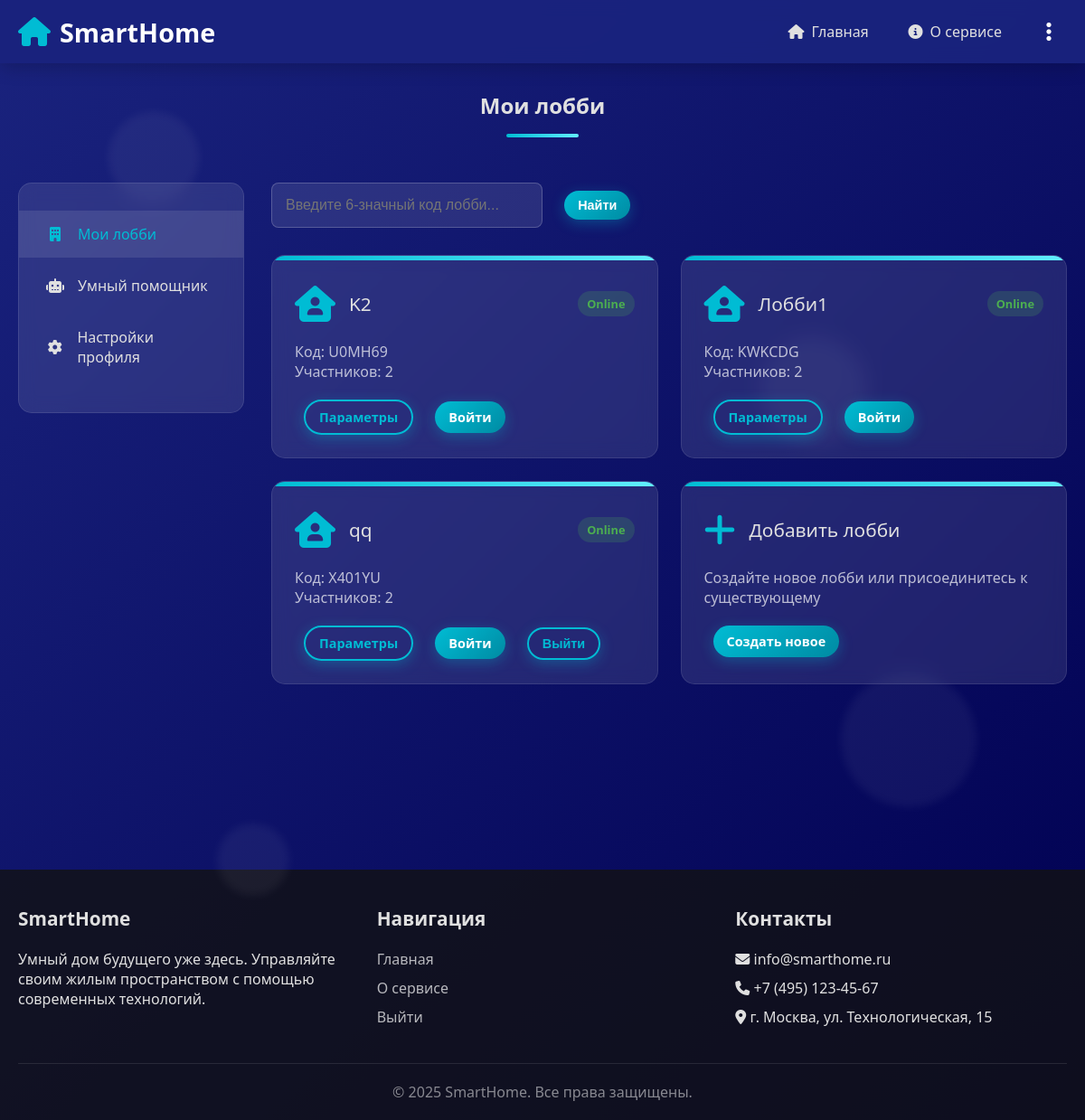
/lobby/ (signed in), run on the app's committed database.
### core/models.py (models this page shows, shortened)
class Lobby(models.Model):
    name = models.CharField(max_length=255)
    code = models.CharField(max_length=6, unique=True, blank=True)
    owner = models.ForeignKey(User, on_delete=models.CASCADE, related_name="owned_lobbies")
    icon = models.CharField(max_length=50, choices=ICON_CHOICES, default="fa-house-user")
    is_public = models.BooleanField(default=True)
    is_active = models.BooleanField(default=True)
    created_at = models.DateTimeField(default=timezone.now)

### core/views.py (the view)
# urls.py: path("lobby/", views.lobby, name="lobby"),
@login_required
def lobby(request):
    query = request.GET.get("code", "").strip()
    error_message = None
    if query:
        try:
            lobby_obj = Lobby.objects.get(code=query, is_public=True)
            lobbies = [lobby_obj]
        except Lobby.DoesNotExist:
            lobbies = Lobby.objects.filter(memberships__user=request.user)
            error_message = "Лобби с таким идентификатором не найдено или оно приватное."
    else:
        lobbies = Lobby.objects.filter(memberships__user=request.user)
    for lb in lobbies:
        membership = LobbyMembership.objects.filter(user=request.user, lobby=lb).first()
        lb.user_role = membership.role if membership else None
    return render(request, "core/lobby.html", {
        "lobbies": lobbies,
        "search_query": query,
        "error_message": error_message,
    })

### core/templates/core/lobby.html (shortened to what this page needs)
{% extends "core/base.html" %}
{% block content %}
<section class="account">
    <div class="container">
        <h2 class="section-title">Мои лобби</h2>
        <div class="account-container">
            <div class="sidebar">
                <ul class="sidebar-nav">
                    <li><a href="#" class="active"><i class="fas fa-building"></i> Мои лобби</a></li>
                    <li><a href="{% url 'assistant' %}"><i class="fas fa-robot"></i> Умный помощник</a></li>
                    <li><a href="{% url 'settings' %}"><i class="fas fa-cog"></i> Настройки профиля</a></li>
                </ul>
            </div>
            <div class="account-content">
                <form method="get" style="margin-bottom: 30px;">
                    <input type="text"
                           name="code"
                           value="{{ search_query|default:'' }}"
                           class="form-input"
                           placeholder="Введите 6-значный код лобби..."
                           style="max-width: 300px; display: inline-block; margin-right: 10px;">
                    <button type="submit" class="btn btn-small">Найти</button>
                </form>
                <div class="devices-grid">
                    {% for lobby in lobbies %}
                    <div class="device-card">
                        <div class="device-header">
                            <div class="device-icon">
                                <i class="fas {{ lobby.icon }}"></i>
                            </div>
                            <div class="device-title">{{ lobby.name }}</div>
                            {% if lobby.is_active %}
                                <div class="device-status status-online">Online</div>
                            {% else %}
                                <div class="device-status status-offline">Offline</div>
                            {% endif %}
                        </div>
                        <div class="device-info">
                            Код: {{ lobby.code }} <br>
                            Участников: {{ lobby.memberships.count }}
                        </div>
                        <div class="device-actions">
                            <form action="{% url 'lobby_leave' lobby.id %}" method="post" style="display:inline;">
                                <div class="default-actions">
                                    <a href="{% url 'lobby_set' lobby.id %}" class="btn btn-small btn-outline">Параметры</a>
                                    <a href="{% url 'lobby_detail' lobby.id %}" class="btn btn-small enter-btn">Войти</a>
                                    {% if lobby.user_role != "owner" %}
                                        <button type="button"
                                                class="btn btn-small btn-outline danger leave-btn"
                                                onclick="showLeaveConfirm(this)">
                                            Выйти
                                        </button>
                                    {% endif %}
                                </div>
                            </form>
                        </div>
                    </div>
                    {% endfor %}
                    <div class="device-card add-device-card">
                        <div class="device-header">
                            <div class="device-icon">
                                <i class="fas fa-plus"></i>
                            </div>
                            <div class="device-title">Добавить лобби</div>
                        </div>
                        <div class="device-info">
                            Создайте новое лобби или присоединитесь к существующему
                        </div>
                        <div class="device-actions">
                            <a href="{% url 'lobby_cre' %}" class="btn btn-small">Создать новое</a>
                        </div>
                    </div>
                </div>
            </div>
        </div>
    </div>
</section>
{% endblock %}

### core/templates/core/base.html (style rules this page uses)
:root { --primary: #1a237e; --primary-light: #534bae; --primary-dark: #000051; --secondary: #00bcd4; --secondary-light: #62efff; --secondary-dark: #008ba3; --accent: #ff4081; --text-light: #e0e0e0; --text-dark: #212121; --bg-light: #f5f5f5; --bg-dark: #121212; --card-bg: rgba(255, 255, 255, 0.9); --card-dark: rgba(30, 30, 30, 0.9); --success: #4caf50; --warning: #ff9800; --error: #f44336; }
* { margin: 0; padding: 0; box-sizing: border-box; }
body { font-family: 'Segoe UI', Tahoma, Geneva, Verdana, sans-serif; background: linear-gradient(135deg, #1a237e 0%, #000051 100%); color: var(--text-light); min-height: 100vh; overflow-x: hidden; }
h1, h2, h3, h4, h5 { font-weight: 600; margin-bottom: 15px; }
.container { max-width: 1200px; margin: 0 auto; padding: 0 20px; }
.btn { display: inline-block; padding: 12px 30px; background: linear-gradient(135deg, var(--secondary), var(--secondary-dark)); color: white; border: none; border-radius: 30px; font-size: 1rem; font-weight: 600; cursor: pointer; transition: all 0.3s ease; text-decoration: none; box-shadow: 0 4px 15px rgba(0, 188, 212, 0.3); margin: 0 10px; }
.btn-outline { background: transparent; border: 2px solid var(--secondary); color: var(--secondary); }
.section-title { text-align: center; margin-bottom: 50px; position: relative; }
.section-title::after { content: ''; display: block; width: 80px; height: 4px; background: linear-gradient(90deg, var(--secondary), var(--secondary-light)); margin: 15px auto 0; border-radius: 2px; }
.form-input { width: 100%; padding: 15px; background: rgba(255, 255, 255, 0.1); border: 1px solid rgba(255, 255, 255, 0.2); border-radius: 8px; color: var(--text-light); font-size: 1rem; transition: all 0.3s ease; }
.account-container { display: flex; min-height: calc(100vh - 160px); }
.sidebar { width: 250px; background: rgba(255, 255, 255, 0.1); border-radius: 15px; padding: 30px 0; margin-right: 30px; backdrop-filter: blur(10px); border: 1px solid rgba(255, 255, 255, 0.1); height: fit-content; }
.sidebar-nav { list-style: none; }
.sidebar-nav li { margin-bottom: 5px; }
.sidebar-nav a { display: flex; align-items: center; padding: 15px 30px; color: var(--text-light); text-decoration: none; transition: all 0.3s ease; }
.sidebar-nav a i { margin-right: 15px; width: 20px; text-align: center; }
.sidebar-nav a:hover, .sidebar-nav a.active { background: rgba(255, 255, 255, 0.1); color: var(--secondary); }
.account-content { flex: 1; }
.devices-grid { display: grid; grid-template-columns: repeat(auto-fill, minmax(280px, 1fr)); gap: 25px; }
.device-card { background: rgba(255, 255, 255, 0.1); border-radius: 15px; padding: 25px; transition: all 0.3s ease; backdrop-filter: blur(10px); border: 1px solid rgba(255, 255, 255, 0.1); position: relative; overflow: hidden; }
.device-card::before { content: ''; position: absolute; top: 0; left: 0; width: 100%; height: 5px; background: linear-gradient(90deg, var(--secondary), var(--secondary-light)); }
.device-header { display: flex; align-items: center; margin-bottom: 15px; }
.device-icon { font-size: 2.5rem; margin-right: 15px; color: var(--secondary); }
.device-title { font-size: 1.3rem; }
.device-status { display: inline-block; padding: 5px 10px; border-radius: 20px; font-size: 0.8rem; font-weight: 600; margin-left: auto; }
.status-online { background: rgba(76, 175, 80, 0.2); color: #4caf50; }
.device-info { margin-bottom: 20px; color: rgba(255, 255, 255, 0.7); }
.device-actions { display: flex; gap: 10px; }
.btn-small { padding: 8px 15px; font-size: 0.9rem; }

### data on the page
Lobby: name "K2", is_active "Online", code "U0MH69", memberships.count "2"
Lobby: name "Лобби1", is_active "Online", code "KWKCDG", memberships.count "2"
Lobby: name "qq", is_active "Online", code "X401YU", memberships.count "2", shows "Выйти"
